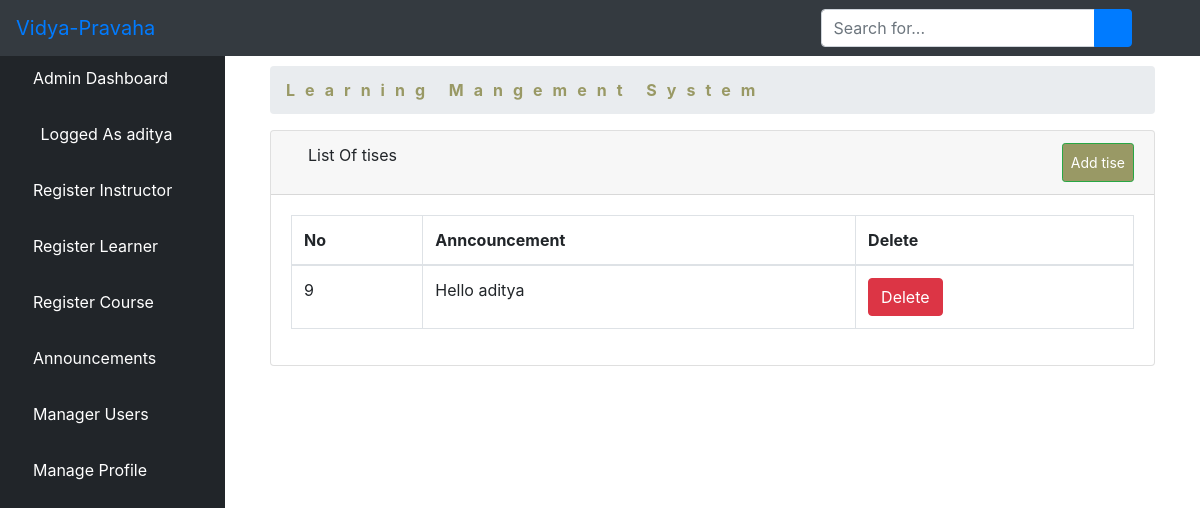
/alistalltise/ (signed in), run on the app's committed database.
### Vidya-Pravaha/elearn/models.py (models this page shows, shortened)
class User(AbstractUser):
    is_learner = models.BooleanField(default=False)
    is_instructor = models.BooleanField(default=False)
    is_admin = models.BooleanField(default=False)
    is_parent = models.BooleanField(default=False)

class Announcement(models.Model):
    user = models.ForeignKey(User, on_delete=models.CASCADE)
    content = models.TextField()
    posted_at = models.DateTimeField(auto_now=True, null=True)

### Vidya-Pravaha/elearn/views.py (the view)
# urls.py: path('alistalltise/', views.ListAllTise.as_view(), name='alistalltise'),
class ListAllTise(LoginRequiredMixin, ListView):
    model = Announcement
    template_name = 'dashboard/admin/list_tises.html'
    context_object_name = 'tises'
    paginated_by = 10
    def get_queryset(self):
        return Announcement.objects.order_by('-id')

### Vidya-Pravaha/elearn/templates/dashboard/admin/list_tises.html (shortened to what this page needs)
{% extends 'dashboard/admin/base.html' %}
{% block body %}
        <div class="container-fluid">
        <div class="row">
          <div class="col-12 mb-3">
          <div class="col-12 mb-3">
                <div id="content-wrapper">
        <div class="container-fluid">
            <ol class="breadcrumb">
                <li class="breadcrumb-item">
                    <a href="#" style="color: #999965; font-weight: bold; letter-spacing: 10px">Learning Mangement System</a>
                </li>
            </ol>
            <div class="card mb-3">
                <div class="card-header">
                    <i class="fas fa-table"></i>
                    List Of tises
                    <a  class="btn btn-sm btn-success" href="" style="padding: 8px; float: right; background-color: #999965; color: white;">Add tise</a>
                </div>
                <div class="card-body">
                    <div class="table-responsive">
                        <table class="table table-bordered" id="dataTable" width="100%" cellspacing="0">
                            <thead>
                            <tr>
                                <th>No</th>
                                <th>Anncouncement</th>
                                <th>Delete</th>
                            </tr>
                            </thead>
                            <tbody>
                              {% if tises %}
                              {% for tise in tises %}
                                <tr>
                                    <td>{{ tise.id }}</td>
                                    <td>{{ tise.content }}</td>
        <td>
          <a href="{% url 'adpost' tise.pk %}"><button type="button" class="btn btn-danger"> Delete</button></a></td>
                                </tr>
                                {% endfor %}
                                {% endif %}
                            </tbody>
                        </table>
                    </div>
                </div>
            </div>
        </div>
    </div>
          </div>
        </div>
      </div>
    </div>
{% endblock %}

### Vidya-Pravaha/elearn/templates/dashboard/admin/base.html (shortened to what this page needs)
<!DOCTYPE html>
<html lang="en">
<head>
    {% load static %}
    <link href="{% static 'vendor/fontawesome-free/css/all.min.css' %}" rel="stylesheet" type="text/css">
    <link href="{% static 'vendor/datatables/dataTables.bootstrap4.css' %}" rel="stylesheet">
    <link href="{% static 'css/sb-admin.css' %}" rel="stylesheet">
</head>
<body id="page-top">
<nav class="navbar navbar-expand navbar-dark bg-dark fixed-top">
    <a class="navbar-brand mr-1 text-primary" href="">Vidya-Pravaha</a>
    <button class="btn btn-link btn-sm text-white order-1 order-sm-0" id="sidebarToggle" href="#">
        <i class="fas fa-bars"></i>
    </button>
    <form class="d-none d-md-inline-block form-inline ml-auto mr-0 mr-md-3 my-2 my-md-0">
        <div class="input-group">
            <input type="text" class="form-control" placeholder="Search for..." aria-label="Search" aria-describedby="basic-addon2">
            <div class="input-group-append">
                <button class="btn btn-primary" type="button">
                    <i class="fas fa-search"></i>
                </button>
            </div>
        </div>
    </form>
    <ul class="navbar-nav ml-auto ml-md-0">
        <li class="nav-item dropdown no-arrow">
            <a class="nav-link dropdown-toggle" href="#" id="userDropdown" role="button" data-toggle="dropdown" aria-haspopup="true" aria-expanded="false">
                <i class="fas fa-user-circle fa-fw text-primary"></i>
            </a>
        </li>
    </ul>
</nav>
<div id="wrapper" style="padding-top: 50px;">
<ul class="sidebar navbar-nav">
    <li class="nav-item active">
        <a class="nav-link" href="{% url 'dashboard' %}">
         <i class="fa fa-home" aria-hidden="true"></i>
            <span>Admin Dashboard</span>
        </a>
    </li>
    <li class="nav-item active">
        <a class="nav-link" href="">
            <i class="fas fa-user-circle fa-fw text-primary"></i>
            <span>Logged As {{ user.username }}</span>
        </a>
    </li>
    <li class="nav-item">
        <a class="nav-link" href="{% url 'isign' %}">
        <i class="fas fa-chalkboard-teacher"></i>
            <span style="color: white">Register Instructor</span>
        </a>
    </li>
     <li class="nav-item">
        <a class="nav-link" href="{% url 'addlearner' %}">
        <i class="fas fa-user-graduate"></i>
            <span style="color: white">Register Learner</span>
        </a>
    </li>
    <li class="nav-item">
        <a class="nav-link" href="{% url 'course' %}">
        <i class="fas fa-book-reader"></i>
            <span style="color: white">Register Course</span>
        </a>
    </li>
    <li class="nav-item dropdown no-arrow">
                            <a class="nav-link dropdown-toggle" data-toggle="dropdown" aria-haspopup="true" aria-expanded="false" href="">
        <i class="fas fa-bell"></i>
            <span style="color: white">Announcements</span>
        </a>
        </li>
    <li class="nav-item">
        <a class="nav-link" href="{% url 'aluser' %}">
            <i class="fas fa-users"></i>
            <span style="color: white">Manager Users</span>
        </a>
    </li>
    <li class="nav-item dropdown no-arrow">
                            <a class="nav-link dropdown-toggle" data-toggle="dropdown" aria-haspopup="true" aria-expanded="false" href="">
            <i class="fas fa-user"></i>
            <span style="color: white">Manage Profile</span>
        </a>
        </li>
</ul>
    {% block body %}{% endblock %}
</div>

### data on the page
User: username "aditya"
Announcement: id "9", content "Hello aditya"
